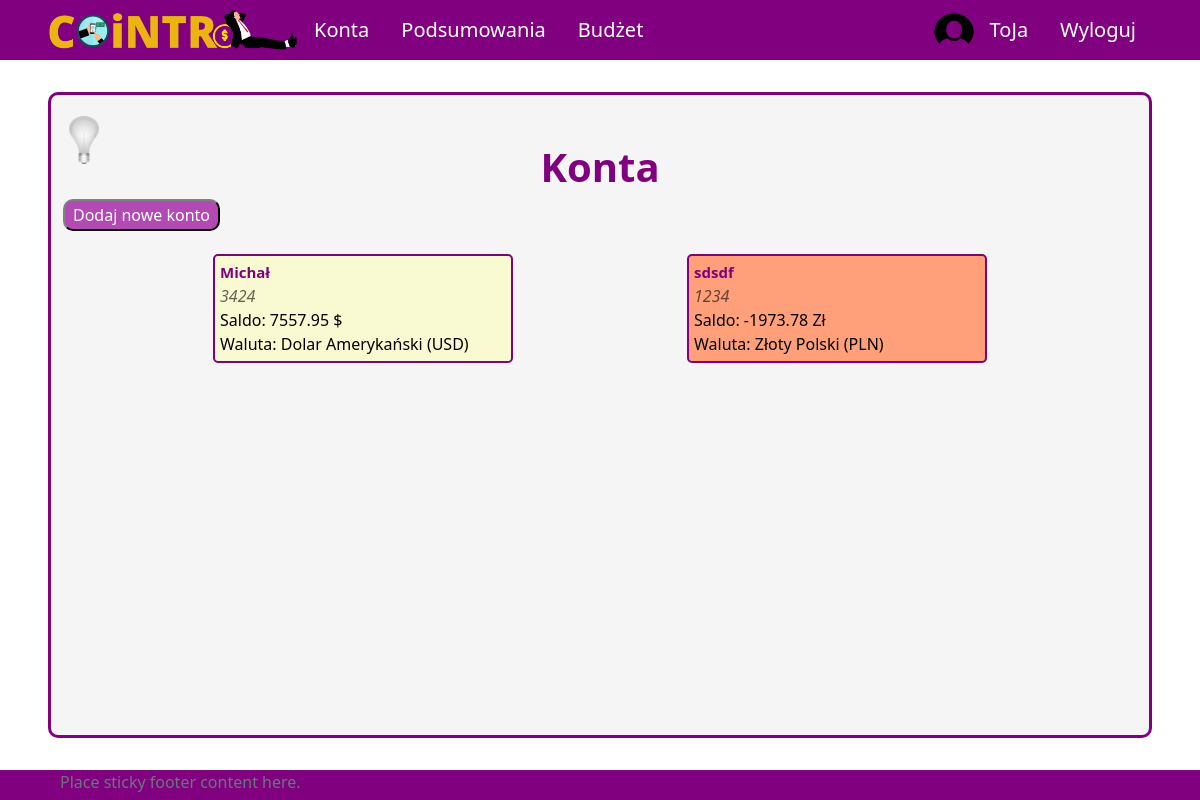
The page /all-accounts (signed in) on the database its author committed.
### aplication/models.py (models this page shows, shortened)
class Account(models.Model):
    owner = models.ForeignKey(Profile, null=True, blank=True, on_delete=models.CASCADE)
    name = models.CharField(max_length=30)
    currency = models.ForeignKey(Currency, on_delete=models.SET_NULL, null=True)
    is_shared = models.BooleanField(default=False)
    description = models.CharField(max_length=100, null=True, blank=True)
    id = models.UUIDField(default=uuid.uuid4, unique=True, primary_key=True, editable=False)
    def __str__(self):
        return self.name
    def calculate_balance(self):
        balance = 0
        transactions = Transaction.objects.filter(id_account=self)
        for transaction in transactions:
            balance += transaction.converted_amount
        return balance
    def print_description(self):
        if self.description!=None:
            return self.description
        else:
            return ""

class Transaction(models.Model):
    id_account = models.ForeignKey(Account, on_delete=models.CASCADE)
    id_user = models.ForeignKey(Profile, on_delete=models.SET_NULL, null=True) #konto z którego dokonano transakcji zostało usunięte ale transakcja ma pozostać
    id_category = models.ForeignKey(Category, on_delete=models.CASCADE)
    id_subcategory = models.ForeignKey(Subcategory, on_delete=models.SET_NULL, null=True, blank=True)
    name = models.CharField(max_length=50, null=True, blank=True)
    currency = models.ForeignKey(Currency, on_delete=models.SET_NULL, null=True)
    is_periodic = models.BooleanField(default=False)
    amount = models.DecimalField(max_digits=10, decimal_places=2)
    converted_amount = models.DecimalField(max_digits=10, decimal_places=2)
    transaction_date = models.DateField()
    description = models.CharField(max_length=255, blank=True, null=True)
    id = models.UUIDField(default=uuid.uuid4, unique=True, primary_key=True, editable=False)

### UsersApp/models.py (models this page shows)
class Currency(models.Model):
    name = models.CharField(max_length=100)
    access_name = models.CharField(max_length=20) #access_name nazwa aby zdobyć kurs walut
    sign = models.CharField(max_length=5) #znak waluty
    id = models.UUIDField(default=uuid.uuid4, unique=True,
                            primary_key=True, editable=False)
    def __str__(self):
        return "{}".format(self.name)

### aplication/views/account_views.py (the view)
# urls.py: path('all-accounts', allAccounts, name='all-accounts'),
@login_required(login_url='login')
def allAccounts(request):
    user_accounts = User_Account.objects.filter(id_user = request.user.profile.id)
    accounts = []
    for ua in user_accounts:
        accounts.append(Account.objects.get(id=ua.id_account.id))
    context = {'accounts': accounts}
    return render(request, 'application/account/all-accounts.html', context)

### templates/application/account/all-accounts.html (shortened to what this page needs)
{% extends 'application/base.html' %}
{% block content %}
    <div class="title">
        <h1>Konta</h1>
    </div>
    <a href="{% url 'create-account' %}">
        <button class="button">Dodaj nowe konto</button>
    </a>
    <div class="content tiles" id="all-accounts">
        {% for acc in accounts %}
            <div class="account">
                <a class="account-link" href={% url 'account' pk=acc.id %}>
                <span class="name">{{ acc }}</span>
                <span class="account-description">{{ acc.print_description }}</span>
                <span class="balance">Saldo: {{ acc.calculate_balance }} {{acc.currency.sign}}</span>
                <span class="balance">Waluta: {{ acc.currency }}</span>
                </a>
            </div>
        {% endfor %}
    </div>
{% endblock %}

### templates/application/base.html (shortened to what this page needs)
{%load static%}
<!DOCTYPE html>
<html lang="pl">
<head>
    <link href="https://cdn.jsdelivr.net/npm/bootstrap@5.2.2/dist/css/bootstrap.min.css" rel="stylesheet">
    <link rel="stylesheet" type="text/css" href="{% static 'css/style.css' %}">
</head>
<body onload="checkColorMode()">
    <nav class="nav">
        {% if user.is_authenticated %}
        <ul class="nav justify-content-start">
            <li class="nav-item"><a id="logo-link" class="nav-link" href="{% url 'home' %}">
                <img onmouseover="logoHover()" onmouseout="logoOut()" id="app-logo" src="{% static 'images/logo.png' %}">
            </a>
            <li class="nav-item"><a class="nav-link" href="{% url 'all-accounts' %}">Konta</a></li>
            <li class="nav-item"><a class="nav-link" href="#">Podsumowania</a></li>
            <li class="nav-item"><a class="nav-link" href="#">Budżet</a></li>
        </ul>
        <ul class="nav justify-content-end">
            <img src="{% static 'images/circle_user_image.png' %}", style="border-radius: 50%; width: 40px;">
            <li class="nav-item"><a class="nav-link" href="{% url 'profile' %}">{{ user.username }}</a></li>
            <li class="nav-item"><a class="nav-link" href="{% url 'logout' %}">Wyloguj</a></li>
        </ul>
        {% endif %}
    </nav>
    <div id = "site-content">
        <button onclick="darkMode()" id="dark-mode-button"><img id="light-bulb" src="{% static 'images/bulb_off.png' %}" /></button>
        {% block content %}
        {% endblock %}
    </div>
    <footer class="footer">
        <div class="container">
            <span class="text-muted">Place sticky footer content here.</span>
        </div>
    </footer>
</body>
</html>

### aplication/static/css/style.css (style rules this page uses)
body { background-color: white; color: black; }
a.nav-link { color: white; font-size: 20px; }
ul.nav { align-items: center; }
nav.nav { height: 60px; background-color: purple; justify-content: space-between; padding-left: 4vw; padding-right: 4vw; }
#logo-link { padding: 0; }
#app-logo { width: 250px; }
#site-content { min-height: calc(100vh - 60px - 8vh - 30px); margin-top: 4vh; margin-bottom: 4vh; margin-left: 4vw; margin-right: 4vw; padding-left: 1vw; padding-right: 1vw; padding-top: 1vh; padding-bottom: 1vh; border: 3px solid purple; border-radius: 10px; background-color: whitesmoke; position: relative; }
#dark-mode-button { position: absolute; top: 20px; }
#dark-mode-button > img { width: 30px; }
div.title { padding-top: 5vh; display: flex; align-items: center; flex-direction: column; }
div.title h1 { color: purple; font-size: 40px; font-weight: bold; }
div.content { margin-top: 15px; }
div.tiles { display: flex; flex-wrap: wrap; justify-content: space-evenly; }
div.account { margin-top: 1vh; margin-bottom: 2vh; margin-left: 2vw; margin-right: 2vw; padding: 5px; border: 2px solid purple; border-radius: 5px; background-color: lightgoldenrodyellow; width: 300px; }
div.account:nth-child(even) { background-color: lightsalmon; }
a.account-link { width: 100%; display: flex; flex-direction: column; text-decoration: none; color: black; }
a.account-link > span.name { font-weight: bold; font-size: 15px; color: purple; }
a.account-link > span.account-description { font-style: italic; color: rgba(0, 0, 0, 0.6); }
.button { background-color: rgba(163, 31, 163, 0.8); color: white; padding: 2px 8px; border: 2px solid; border-radius: 10px; border-color: grey black black grey; text-decoration: none; }
footer { height: 30px; background-color: purple; justify-content: space-between; padding-left: 4vw; padding-right: 4vw; }
button { background-color: rgba(0, 0, 0, 0); border: none; }

### rows shown on the page
Account: name "Michał", print_description "3424", calculate_balance "7557.95", currency.sign "$", currency "Dolar Amerykański (USD)"
Account: name "sdsdf", print_description "1234", calculate_balance "-1973.78", currency.sign "Zł", currency "Złoty Polski (PLN)"

### other values the page prints
{{ user.username }} "ToJa"
